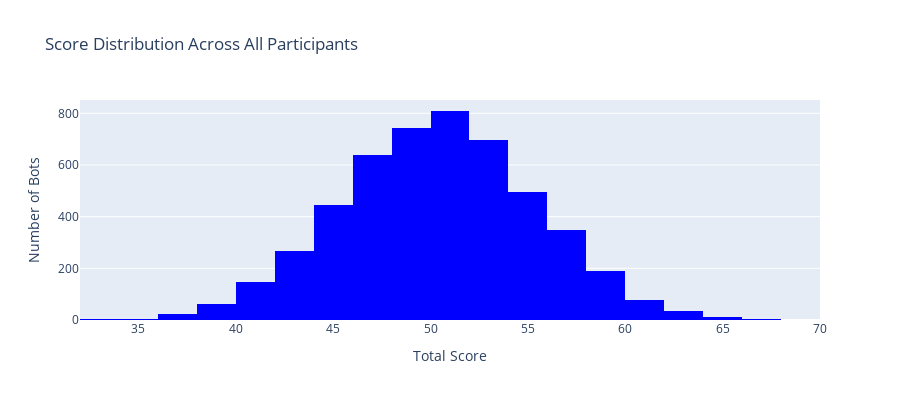

The notebook cell saved with this chart:
### Markdown cell above
## Score Distribution

### Code cell
fig = go.Figure()

fig.add_trace(
    go.Histogram(
        x=standings_df["score"],
        nbinsx=30,
        name="Score Distribution",
        marker_color="blue",
    )
)

fig.update_layout(
    title="Score Distribution Across All Participants",
    xaxis_title="Total Score",
    yaxis_title="Number of Bots",
    height=400,
)
fig.show()

### Figure 1 — Plotly figure (JSON) as saved in the notebook; plotly's stock layout.template omitted (floating-point values rounded to 4 significant figures; data arrays with more than 128 entries replaced by an {"elided": "..."} marker saying what was removed)
{"data": [{"marker": {"color": "blue"}, "name": "Score Distribution", "nbinsx": 30, "type": "histogram", "x": {"elided": "5001 float values"}}], "layout": {"height": 400, "title": {"text": "Score Distribution Across All Participants"}, "xaxis": {"title": {"text": "Total Score"}}, "yaxis": {"title": {"text": "Number of Bots"}}}}
